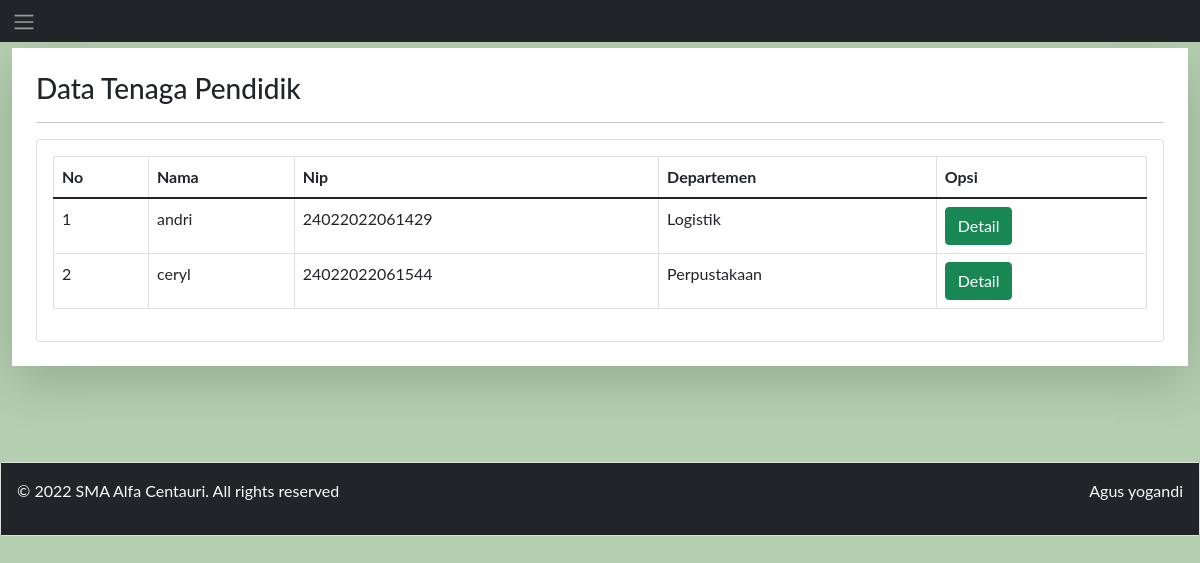
/Index/Kepsek/dataTenagaPendidik.php (signed in), run on the app's committed database.
### tables this page shows
CREATE TABLE `karyawan` (
  `id` varchar(255) NOT NULL,
  `img` varchar(255) NOT NULL,
  `nama` varchar(255) NOT NULL,
  `departemen` varchar(255) NOT NULL,
  `mataPelajaran` varchar(255) NOT NULL,
  `tempatLahir` varchar(255) NOT NULL,
  `tanggalLahir` varchar(255) NOT NULL,
  `tlp` varchar(255) NOT NULL,
  `desa` varchar(255) NOT NULL,
  `jalan` varchar(255) NOT NULL,
  `noRumah` varchar(255) NOT NULL,
  `rt` varchar(255) NOT NULL,
  `rw` varchar(255) NOT NULL,
  `kelurahan` varchar(255) NOT NULL,
  `kecamatan` varchar(255) NOT NULL,
  `kota` varchar(255) NOT NULL,
  `provinsi` varchar(255) NOT NULL
);

### Index/Kepsek/dataTenagaPendidik.php (the view, shortened to what this page needs)
<?php include("../../koneksi.php"); ?>
<!DOCTYPE html>
<html>
<head>
    <link href="https://cdn.jsdelivr.net/npm/bootstrap@5.1.3/dist/css/bootstrap.min.css" rel="stylesheet">
</head>
<body style="background-color: #b4cfb0;">
    <nav class="navbar navbar-expand-sm bg-dark navbar-dark fixed-top">
        <div class="container-fluid">
            <ul class="navbar-nav">
                <li class="nav-item">
                    <span class="navbar-toggler-icon" onclick="openNav()" style="color: white;"></span>
                </li>
            </ul>
        </div>
    </nav>
    <div id="main">
        <br>
        <div class="container-fluid mt-4">
            <div class="shadow-lg p-4 mb-4 bg-white">
                <h3>Data Tenaga Pendidik</h3>
                <hr style="width: 100%;">
                <div class="card">
                    <div class="card-body">
                        <table class="table table-bordered">
                            <thead>
                                <tr>
                                    <th>No</th>
                                    <th>Nama</th>
                                    <th>Nip</th>
                                    <th>Departemen</th>
                                    <th>Opsi</th>
                                </tr>
                            </thead>
                            <tbody>
                                <?php
                                $sql = "SELECT * FROM karyawan  where departemen != 'Tidak menjadi anggota Departemen manapun'";
                                $query = mysqli_query($db, $sql);
                                $i=1;
                                while($user_data = mysqli_fetch_array($query)){
                                    ?>
                                <tr>
                                    <td><?php echo($i++); ?></td>
                                    <td><?php echo($user_data['nama']); ?></td>
                                    <td><?php echo($user_data['id']); ?></td>
                                    <td><?php echo($user_data['departemen']); ?></td>
                                    <td><a href="detailTendikdanGuru.php?id=<?php echo $user_data['id'];?>"
                                            type="button" class="btn btn-success">Detail</a>
                                    </td>
                                </tr>
                                <?php } ?>
                            </tbody>
                        </table>
                    </div>
                </div>
            </div>
        </div>
    </div>
    <br>
    <br>
    <br>
    <div class="card">
        <div class="card-body bg-dark text-light">
            <div class="row">
                <div class="col-6">
                    <p>© 2022 SMA Alfa Centauri. All rights reserved</p>
                </div>
                <div class="col-6">
                    <p class="float-end">Agus yogandi</p>
                </div>
            </div>
        </div>
    </div>
</body>
</html>

### Index/Kepsek/dataTenagaPendidik.php (style rules this page uses)
body { font-family: "Lato", sans-serif; }

### data on the page
karyawan: nama "andri", id "24022022061429", departemen "Logistik"
karyawan: nama "ceryl", id "24022022061544", departemen "Perpustakaan"
